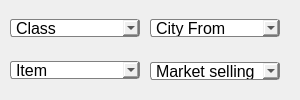
      <widget class="QFrame" name="horizontalFrame_3">
       <property name="minimumSize">
        <size>
         <width>300</width>
         <height>60</height>
        </size>
       </property>
       <layout class="QHBoxLayout" name="horizontalLayout_4">
        <property name="spacing">
         <number>0</number>
        </property>
        <property name="leftMargin">
         <number>0</number>
        </property>
        <property name="topMargin">
         <number>0</number>
        </property>
        <property name="rightMargin">
         <number>0</number>
        </property>
        <property name="bottomMargin">
         <number>0</number>
        </property>
        <item alignment="Qt::AlignHCenter">
         <widget class="QFrame" name="verticalFrame_2">
          <layout class="QVBoxLayout" name="verticalLayout_9">
           <property name="spacing">
            <number>5</number>
           </property>
           <property name="leftMargin">
            <number>0</number>
           </property>
           <property name="topMargin">
            <number>0</number>
           </property>
           <property name="rightMargin">
            <number>0</number>
           </property>
           <property name="bottomMargin">
            <number>0</number>
           </property>
           <item>
            <widget class="QComboBox" name="comboBox_class_item_3">
             <property name="sizePolicy">
              <sizepolicy hsizetype="Preferred" vsizetype="Fixed">
               <horstretch>0</horstretch>
               <verstretch>0</verstretch>
              </sizepolicy>
             </property>
             <property name="minimumSize">
              <size>
               <width>130</width>
               <height>15</height>
              </size>
             </property>
             <property name="maximumSize">
              <size>
               <width>130</width>
               <height>18</height>
              </size>
             </property>
             <property name="font">
              <font>
               <pointsize>12</pointsize>
              </font>
             </property>
             <property name="layoutDirection">
              <enum>Qt::LeftToRight</enum>
             </property>
             <property name="styleSheet">
              <string notr="true">QComboBox {
    border: 1px solid gray;
    border-radius: 3px;
	padding-left: 5px;
}</string>
             </property>
             <item>
              <property name="text">
               <string>Class</string>
              </property>
             </item>
             <item>
              <property name="text">
               <string>Swords</string>
              </property>
             </item>
             <item>
              <property name="text">
               <string>Axes</string>
              </property>
             </item>
             <item>
              <property name="text">
               <string>Maces</string>
              </property>
             </item>
             <item>
              <property name="text">
               <string>Hammers</string>
              </property>
             </item>
             <item>
              <property name="text">
               <string>Spears</string>
              </property>
             </item>
             <item>
              <property name="text">
               <string>Quarterstaffs</string>
              </property>
             </item>
             <item>
              <property name="text">
               <string>Daggers</string>
              </property>
             </item>
             <item>
              <property name="text">
               <string>Bows</string>
              </property>
             </item>
             <item>
              <property name="text">
               <string>Crossbows</string>
              </property>
             </item>
             <item>
              <property name="text">
               <string>Fire Staffs</string>
              </property>
             </item>
             <item>
              <property name="text">
               <string>Frost Staffs</string>
              </property>
             </item>
             <item>
              <property name="text">
               <string>Arcane Staffs</string>
              </property>
             </item>
             <item>
              <property name="text">
               <string>Cursed Staffs</string>
              </property>
             </item>
             <item>
              <property name="text">
               <string>Holy Staffs</string>
              </property>
             </item>
             <item>
              <property name="text">
               <string>Nature Staffs</string>
              </property>
             </item>
             <item>
              <property name="text">
               <string>Left Heand</string>
              </property>
             </item>
             <item>
              <property name="text">
               <string>Cloth Armor</string>
              </property>
             </item>
             <item>
              <property name="text">
               <string>Leather Armor</string>
              </property>
             </item>
             <item>
              <property name="text">
               <string>Plate Armor</string>
              </property>
             </item>
            </widget>
           </item>
           <item>
            <widget class="QComboBox" name="comboBox_item_3">
             <property name="minimumSize">
              <size>
               <width>130</width>
               <height>15</height>
              </size>
             </property>
             <property name="maximumSize">
              <size>
               <width>130</width>
               <height>18</height>
              </size>
             </property>
             <property name="font">
              <font>
               <pointsize>12</pointsize>
              </font>
             </property>
             <property name="styleSheet">
              <string notr="true">QComboBox {
    border: 1px solid gray;
    border-radius: 3px;
	padding-left: 5px;
}</string>
             </property>
             <item>
              <property name="text">
               <string>Item</string>
              </property>
             </item>
            </widget>
           </item>
          </layout>
         </widget>
        </item>
        <item>
         <widget class="QFrame" name="verticalFrame">
          <layout class="QVBoxLayout" name="verticalLayout_8">
           <property name="leftMargin">
            <number>0</number>
           </property>
           <property name="topMargin">
            <number>0</number>
           </property>
           <property name="bottomMargin">
            <number>0</number>
           </property>
           <item>
            <widget class="QComboBox" name="comboBox_class_item_2">
             <property name="sizePolicy">
              <sizepolicy hsizetype="Preferred" vsizetype="Fixed">
               <horstretch>0</horstretch>
               <verstretch>0</verstretch>
              </sizepolicy>
             </property>
             <property name="minimumSize">
              <size>
               <width>130</width>
               <height>15</height>
              </size>
             </property>
             <property name="maximumSize">
              <size>
               <width>130</width>
               <height>18</height>
              </size>
             </property>
             <property name="font">
              <font>
               <pointsize>12</pointsize>
              </font>
             </property>
             <property name="layoutDirection">
              <enum>Qt::LeftToRight</enum>
             </property>
             <property name="styleSheet">
              <string notr="true">QComboBox {
    border: 1px solid gray;
    border-radius: 3px;
	padding-left: 5px;
}</string>
             </property>
             <item>
              <property name="text">
               <string>City From</string>
              </property>
             </item>
            </widget>
           </item>
           <item>
            <widget class="QComboBox" name="comboBox_item_2">
             <property name="sizePolicy">
              <sizepolicy hsizetype="Fixed" vsizetype="Fixed">
               <horstretch>0</horstretch>
               <verstretch>0</verstretch>
              </sizepolicy>
             </property>
             <property name="minimumSize">
              <size>
               <width>130</width>
               <height>15</height>
              </size>
             </property>
             <property name="maximumSize">
              <size>
               <width>130</width>
               <height>18</height>
              </size>
             </property>
             <property name="font">
              <font>
               <pointsize>12</pointsize>
              </font>
             </property>
             <property name="styleSheet">
              <string notr="true">QComboBox {
    border: 1px solid gray;
    border-radius: 3px;
	padding-left: 5px;
}</string>
             </property>
             <item>
              <property name="text">
               <string>Market selling</string>
              </property>
             </item>
            </widget>
           </item>
          </layout>
         </widget>
        </item>
       </layout>
      </widget>
